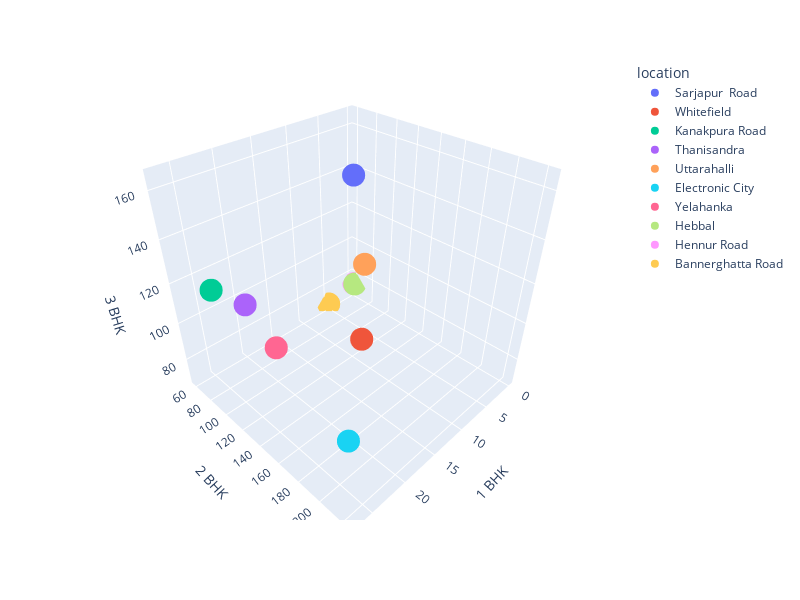

Notebook cell for this chart:
### Code cell
#3D scatter visual of top 10 location which have most 3BHK,2BHK and 1BHK respectively
top_10 = top_10.reset_index() 
fig=px.scatter_3d(top_10,x='1 BHK',
                  y='2 BHK',
                  z='3 BHK',color='location')
fig.update_layout(width=800,height=600)
                  
fig.show()

### Figure 1 — Plotly figure (JSON) as saved in the notebook; plotly's stock layout.template omitted (floating-point values rounded to 4 significant figures)
{"data": [{"hovertemplate": "location=Sarjapur  Road<br>1 BHK=%{x}<br>2 BHK=%{y}<br>3 BHK=%{z}<extra></extra>", "legendgroup": "Sarjapur  Road", "marker": {"color": "#636efa", "symbol": "circle"}, "mode": "markers", "name": "Sarjapur  Road", "scene": "scene", "showlegend": true, "type": "scatter3d", "x": [13], "y": [139], "z": [165]}, {"hovertemplate": "location=Whitefield<br>1 BHK=%{x}<br>2 BHK=%{y}<br>3 BHK=%{z}<extra></extra>", "legendgroup": "Whitefield", "marker": {"color": "#EF553B", "symbol": "circle"}, "mode": "markers", "name": "Whitefield", "scene": "scene", "showlegend": true, "type": "scatter3d", "x": [26], "y": [223], "z": [147]}, {"hovertemplate": "location=Kanakpura Road<br>1 BHK=%{x}<br>2 BHK=%{y}<br>3 BHK=%{z}<extra></extra>", "legendgroup": "Kanakpura Road", "marker": {"color": "#00cc96", "symbol": "circle"}, "mode": "markers", "name": "Kanakpura Road", "scene": "scene", "showlegend": true, "type": "scatter3d", "x": [27], "y": [100], "z": [129]}, {"hovertemplate": "location=Thanisandra<br>1 BHK=%{x}<br>2 BHK=%{y}<br>3 BHK=%{z}<extra></extra>", "legendgroup": "Thanisandra", "marker": {"color": "#ab63fa", "symbol": "circle"}, "mode": "markers", "name": "Thanisandra", "scene": "scene", "showlegend": true, "type": "scatter3d", "x": [22], "y": [87], "z": [109]}, {"hovertemplate": "location=Uttarahalli<br>1 BHK=%{x}<br>2 BHK=%{y}<br>3 BHK=%{z}<extra></extra>", "legendgroup": "Uttarahalli", "marker": {"color": "#FFA15A", "symbol": "circle"}, "mode": "markers", "name": "Uttarahalli", "scene": "scene", "showlegend": true, "type": "scatter3d", "x": [1], "y": [80], "z": [93]}, {"hovertemplate": "location=Electronic City<br>1 BHK=%{x}<br>2 BHK=%{y}<br>3 BHK=%{z}<extra></extra>", "legendgroup": "Electronic City", "marker": {"color": "#19d3f3", "symbol": "circle"}, "mode": "markers", "name": "Electronic City", "scene": "scene", "showlegend": true, "type": "scatter3d", "x": [22], "y": [189], "z": [76]}, {"hovertemplate": "location=Yelahanka<br>1 BHK=%{x}<br>2 BHK=%{y}<br>3 BHK=%{z}<extra></extra>", "legendgroup": "Yelahanka", "marker": {"color": "#FF6692", "symbol": "circle"}, "mode": "markers", "name": "Yelahanka", "scene": "scene", "showlegend": true, "type": "scatter3d", "x": [18], "y": [84], "z": [76]}, {"hovertemplate": "location=Hebbal<br>1 BHK=%{x}<br>2 BHK=%{y}<br>3 BHK=%{z}<extra></extra>", "legendgroup": "Hebbal", "marker": {"color": "#B6E880", "symbol": "circle"}, "mode": "markers", "name": "Hebbal", "scene": "scene", "showlegend": true, "type": "scatter3d", "x": [0], "y": [62], "z": [74]}, {"hovertemplate": "location=Hennur Road<br>1 BHK=%{x}<br>2 BHK=%{y}<br>3 BHK=%{z}<extra></extra>", "legendgroup": "Hennur Road", "marker": {"color": "#FF97FF", "symbol": "circle"}, "mode": "markers", "name": "Hennur Road", "scene": "scene", "showlegend": true, "type": "scatter3d", "x": [0], "y": [61], "z": [74]}, {"hovertemplate": "location=Bannerghatta Road<br>1 BHK=%{x}<br>2 BHK=%{y}<br>3 BHK=%{z}<extra></extra>", "legendgroup": "Bannerghatta Road", "marker": {"color": "#FECB52", "symbol": "circle"}, "mode": "markers", "name": "Bannerghatta Road", "scene": "scene", "showlegend": true, "type": "scatter3d", "x": [5], "y": [59], "z": [69]}], "layout": {"height": 600, "legend": {"title": {"text": "location"}, "tracegroupgap": 0}, "margin": {"t": 60}, "scene": {"domain": {"x": [0, 1], "y": [0, 1]}, "xaxis": {"title": {"text": "1 BHK"}}, "yaxis": {"title": {"text": "2 BHK"}}, "zaxis": {"title": {"text": "3 BHK"}}}, "width": 800}}
